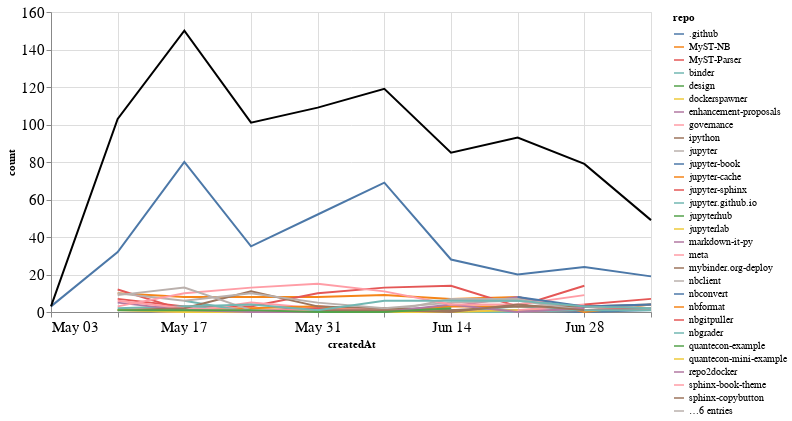

Notebook cell for this chart:
### Markdown cell above
## Comments

### Code cell
comments_time = comments.groupby('repo').resample('W', on='createdAt').count()['author'].reset_index()
comments_time = comments_time.rename(columns={'author': 'count'})
comments_time_total = comments_time.groupby('createdAt').agg({"count": "sum"}).reset_index()
ch1 = alt.Chart(comments_time, width=600).mark_line().encode(
    x='createdAt',
    y='count',
    color='repo',
    tooltip="repo"
)

ch2 = alt.Chart(comments_time_total, width=600).mark_line(color="black").encode(
    x='createdAt',
    y='count',
)

ch1 + ch2

### Figure 1 — Vega-Lite specification as saved in the notebook (floating-point values rounded to 4 significant figures; data arrays with more than 128 entries replaced by an {"elided": "..."} marker saying what was removed)
{"config": {"axisLeft": {"labelFontSize": 15}, "axisBottom": {"labelFontSize": 15}}, "layer": [{"data": {"name": "data-dcd379c4bcff2a1727024455bf0cd52e"}, "mark": "line", "encoding": {"color": {"type": "nominal", "field": "repo"}, "tooltip": {"type": "nominal", "field": "repo"}, "x": {"type": "temporal", "field": "createdAt"}, "y": {"type": "quantitative", "field": "count"}}, "width": 600}, {"data": {"name": "data-9d8e37f876c5f018a47b050aa87e6145"}, "mark": {"type": "line", "color": "black"}, "encoding": {"x": {"type": "temporal", "field": "createdAt"}, "y": {"type": "quantitative", "field": "count"}}, "width": 600}], "$schema": "https://vega.github.io/schema/vega-lite/v4.8.1.json", "datasets": {"data-dcd379c4bcff2a1727024455bf0cd52e": {"elided": "185 records"}, "data-9d8e37f876c5f018a47b050aa87e6145": [{"createdAt": "2020-05-03T00:00:00", "count": 3}, {"createdAt": "2020-05-10T00:00:00", "count": 103}, {"createdAt": "2020-05-17T00:00:00", "count": 150}, {"createdAt": "2020-05-24T00:00:00", "count": 101}, {"createdAt": "2020-05-31T00:00:00", "count": 109}, {"createdAt": "2020-06-07T00:00:00", "count": 119}, {"createdAt": "2020-06-14T00:00:00", "count": 85}, {"createdAt": "2020-06-21T00:00:00", "count": 93}, {"createdAt": "2020-06-28T00:00:00", "count": 79}, {"createdAt": "2020-07-05T00:00:00", "count": 49}]}}
